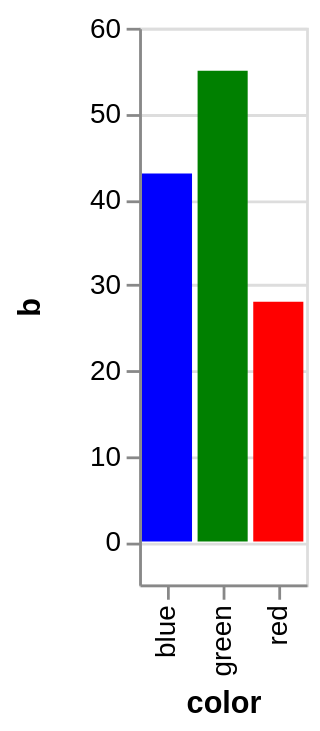

Source (Vega-Lite JSON):
### Vega specification from a JSON file in a GitHub repository (floating-point values rounded to 4 significant figures)
{"$schema": "https://vega.github.io/schema/vega/v4.json", "description": "A bar chart that directly encodes color names in the data.", "autosize": "pad", "padding": 5, "height": 200, "style": "cell", "data": [{"name": "source_0", "values": [{"color": "red", "b": 28}, {"color": "green", "b": 55}, {"color": "blue", "b": 43}]}], "signals": [{"name": "x_step", "value": 20}, {"name": "width", "update": "bandspace(domain('x').length, 0.1, 0.05) * x_step"}], "marks": [{"name": "marks", "type": "rect", "style": ["bar"], "from": {"data": "source_0"}, "encode": {"update": {"fill": [{"test": "datum[\"b\"] === null || isNaN(datum[\"b\"])", "value": null}, {"field": "color"}], "tooltip": {"signal": "{\"color\": ''+datum[\"color\"], \"b\": format(datum[\"b\"], \"\")}"}, "x": {"scale": "x", "field": "color"}, "width": {"scale": "x", "band": true}, "y": {"scale": "y", "field": "b"}, "y2": {"scale": "y", "value": 0}}}}], "scales": [{"name": "x", "type": "band", "domain": {"data": "source_0", "field": "color", "sort": true}, "range": {"step": {"signal": "x_step"}}, "paddingInner": 0.1, "paddingOuter": 0.05}, {"name": "y", "type": "linear", "domain": {"data": "source_0", "field": "b"}, "range": [{"signal": "height"}, 0], "nice": true, "zero": true, "padding": 5}], "axes": [{"scale": "x", "orient": "bottom", "grid": false, "title": "color", "labelAlign": "right", "labelAngle": 270, "labelBaseline": "middle", "zindex": 1}, {"scale": "y", "orient": "left", "grid": false, "title": "b", "labelOverlap": true, "tickCount": {"signal": "ceil(height/40)"}, "zindex": 1}, {"scale": "y", "orient": "left", "gridScale": "x", "grid": true, "tickCount": {"signal": "ceil(height/40)"}, "domain": false, "labels": false, "maxExtent": 0, "minExtent": 0, "ticks": false, "zindex": 0}], "config": {"axisY": {"minExtent": 30}}}
